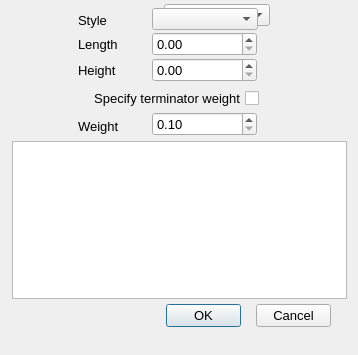
<?xml version="1.0" encoding="UTF-8"?>
<ui version="4.0">
 <class>DimensionCTerminator_Dialog</class>
 <widget class="QDialog" name="DimensionCTerminator_Dialog">
  <property name="geometry">
   <rect>
    <x>0</x>
    <y>0</y>
    <width>358</width>
    <height>355</height>
   </rect>
  </property>
  <property name="minimumSize">
   <size>
    <width>358</width>
    <height>355</height>
   </size>
  </property>
  <property name="maximumSize">
   <size>
    <width>358</width>
    <height>355</height>
   </size>
  </property>
  <property name="font">
   <font>
    <pointsize>10</pointsize>
   </font>
  </property>
  <property name="windowTitle">
   <string>Dimension terminator options</string>
  </property>
  <widget class="QComboBox" name="_100">
   <property name="geometry">
    <rect>
     <x>152</x>
     <y>8</y>
     <width>106</width>
     <height>22</height>
    </rect>
   </property>
  </widget>
  <widget class="QLabel" name="label_45">
   <property name="geometry">
    <rect>
     <x>78</x>
     <y>10</y>
     <width>71</width>
     <height>20</height>
    </rect>
   </property>
   <property name="font">
    <font>
     <family>Arial</family>
     <pointsize>10</pointsize>
    </font>
   </property>
   <property name="text">
    <string>Style</string>
   </property>
   <property name="alignment">
    <set>Qt::AlignLeading|Qt::AlignLeft|Qt::AlignVCenter</set>
   </property>
  </widget>
  <widget class="QCheckBox" name="_105">
   <property name="geometry">
    <rect>
     <x>70</x>
     <y>88</y>
     <width>189</width>
     <height>21</height>
    </rect>
   </property>
   <property name="font">
    <font>
     <family>Arial</family>
     <pointsize>10</pointsize>
    </font>
   </property>
   <property name="layoutDirection">
    <enum>Qt::RightToLeft</enum>
   </property>
   <property name="text">
    <string>Specify terminator weight</string>
   </property>
  </widget>
  <widget class="QLabel" name="label_53">
   <property name="geometry">
    <rect>
     <x>78</x>
     <y>34</y>
     <width>71</width>
     <height>20</height>
    </rect>
   </property>
   <property name="font">
    <font>
     <family>Arial</family>
     <pointsize>10</pointsize>
    </font>
   </property>
   <property name="text">
    <string>Length</string>
   </property>
   <property name="alignment">
    <set>Qt::AlignLeading|Qt::AlignLeft|Qt::AlignVCenter</set>
   </property>
  </widget>
  <widget class="QLabel" name="label_54">
   <property name="geometry">
    <rect>
     <x>78</x>
     <y>60</y>
     <width>71</width>
     <height>20</height>
    </rect>
   </property>
   <property name="font">
    <font>
     <family>Arial</family>
     <pointsize>10</pointsize>
    </font>
   </property>
   <property name="text">
    <string>Height</string>
   </property>
   <property name="alignment">
    <set>Qt::AlignLeading|Qt::AlignLeft|Qt::AlignVCenter</set>
   </property>
  </widget>
  <widget class="QLabel" name="label_55">
   <property name="geometry">
    <rect>
     <x>78</x>
     <y>116</y>
     <width>71</width>
     <height>20</height>
    </rect>
   </property>
   <property name="font">
    <font>
     <family>Arial</family>
     <pointsize>10</pointsize>
    </font>
   </property>
   <property name="text">
    <string>Weight</string>
   </property>
   <property name="alignment">
    <set>Qt::AlignLeading|Qt::AlignLeft|Qt::AlignVCenter</set>
   </property>
  </widget>
  <widget class="QPushButton" name="_2">
   <property name="geometry">
    <rect>
     <x>256</x>
     <y>304</y>
     <width>75</width>
     <height>23</height>
    </rect>
   </property>
   <property name="font">
    <font>
     <family>Arial</family>
     <pointsize>10</pointsize>
    </font>
   </property>
   <property name="text">
    <string>Cancel</string>
   </property>
   <property name="autoDefault">
    <bool>false</bool>
   </property>
  </widget>
  <widget class="QPushButton" name="_1">
   <property name="geometry">
    <rect>
     <x>166</x>
     <y>304</y>
     <width>75</width>
     <height>23</height>
    </rect>
   </property>
   <property name="font">
    <font>
     <family>Arial</family>
     <pointsize>10</pointsize>
    </font>
   </property>
   <property name="text">
    <string>OK</string>
   </property>
   <property name="default">
    <bool>true</bool>
   </property>
  </widget>
  <widget class="RCDoubleSpinBox" name="_101">
   <property name="geometry">
    <rect>
     <x>152</x>
     <y>32</y>
     <width>105</width>
     <height>24</height>
    </rect>
   </property>
   <property name="maximum">
    <double>100000000.000000000000000</double>
   </property>
  </widget>
  <widget class="RCDoubleSpinBox" name="_102">
   <property name="geometry">
    <rect>
     <x>152</x>
     <y>58</y>
     <width>105</width>
     <height>24</height>
    </rect>
   </property>
   <property name="maximum">
    <double>100000000.000000000000000</double>
   </property>
  </widget>
  <widget class="WeightSpinBox" name="_104">
   <property name="geometry">
    <rect>
     <x>152</x>
     <y>112</y>
     <width>105</width>
     <height>24</height>
    </rect>
   </property>
   <property name="minimum">
    <double>0.100000000000000</double>
   </property>
   <property name="maximum">
    <double>3.000000000000000</double>
   </property>
   <property name="singleStep">
    <double>0.100000000000000</double>
   </property>
  </widget>
  <widget class="QGraphicsView" name="_103">
   <property name="geometry">
    <rect>
     <x>12</x>
     <y>141</y>
     <width>335</width>
     <height>158</height>
    </rect>
   </property>
   <property name="font">
    <font>
     <family>Arial</family>
    </font>
   </property>
   <property name="verticalScrollBarPolicy">
    <enum>Qt::ScrollBarAlwaysOff</enum>
   </property>
   <property name="horizontalScrollBarPolicy">
    <enum>Qt::ScrollBarAlwaysOff</enum>
   </property>
   <property name="sceneRect">
    <rectf>
     <x>0.000000000000000</x>
     <y>0.000000000000000</y>
     <width>335.000000000000000</width>
     <height>158.000000000000000</height>
    </rectf>
   </property>
   <property name="transformationAnchor">
    <enum>QGraphicsView::NoAnchor</enum>
   </property>
   <property name="viewportUpdateMode">
    <enum>QGraphicsView::FullViewportUpdate</enum>
   </property>
  </widget>
  <widget class="QPushButton" name="_1007">
   <property name="enabled">
    <bool>true</bool>
   </property>
   <property name="geometry">
    <rect>
     <x>266</x>
     <y>112</y>
     <width>24</width>
     <height>24</height>
    </rect>
   </property>
   <property name="font">
    <font>
     <family>Arial</family>
     <pointsize>10</pointsize>
    </font>
   </property>
   <property name="toolTip">
    <string>Select Weight</string>
   </property>
   <property name="statusTip">
    <string/>
   </property>
   <property name="text">
    <string/>
   </property>
   <property name="icon">
    <iconset resource="../RealCAD.qrc">
     <normaloff>:/images/PROPERTIES-weights.svg</normaloff>:/images/PROPERTIES-weights.svg</iconset>
   </property>
   <property name="iconSize">
    <size>
     <width>20</width>
     <height>20</height>
    </size>
   </property>
   <property name="autoDefault">
    <bool>false</bool>
   </property>
   <property name="flat">
    <bool>true</bool>
   </property>
  </widget>
  <widget class="QComboBox" name="_200">
   <property name="geometry">
    <rect>
     <x>164</x>
     <y>4</y>
     <width>106</width>
     <height>22</height>
    </rect>
   </property>
  </widget>
  <zorder>_200</zorder>
  <zorder>_100</zorder>
  <zorder>label_45</zorder>
  <zorder>_105</zorder>
  <zorder>label_53</zorder>
  <zorder>label_54</zorder>
  <zorder>label_55</zorder>
  <zorder>_2</zorder>
  <zorder>_1</zorder>
  <zorder>_101</zorder>
  <zorder>_102</zorder>
  <zorder>_104</zorder>
  <zorder>_103</zorder>
  <zorder>_1007</zorder>
 </widget>
 <customwidgets>
  <customwidget>
   <class>RCDoubleSpinBox</class>
   <extends>QDoubleSpinBox</extends>
   <header>../RealCADQt/source/rcdoublespinbox.h</header>
  </customwidget>
  <customwidget>
   <class>WeightSpinBox</class>
   <extends>QDoubleSpinBox</extends>
   <header>../RealCADQt/source/weightspinbox.h</header>
  </customwidget>
 </customwidgets>
 <resources>
  <include location="../RealCAD.qrc"/>
 </resources>
 <connections/>
</ui>
